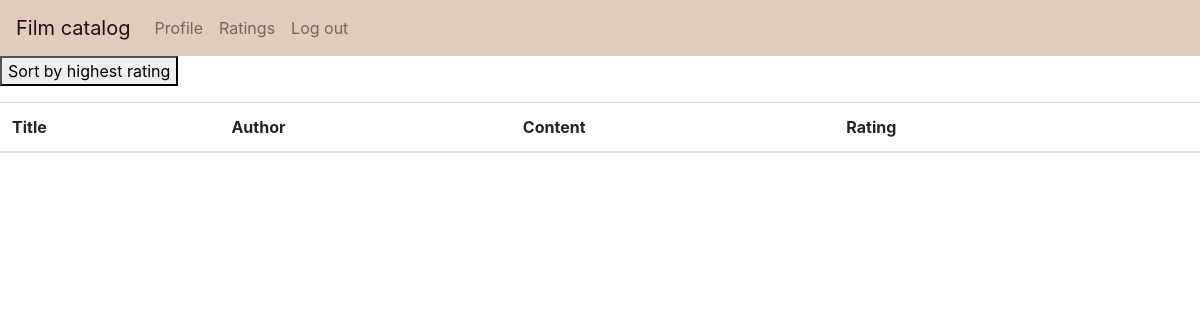
The app's page /ratings/ (signed in), older data.
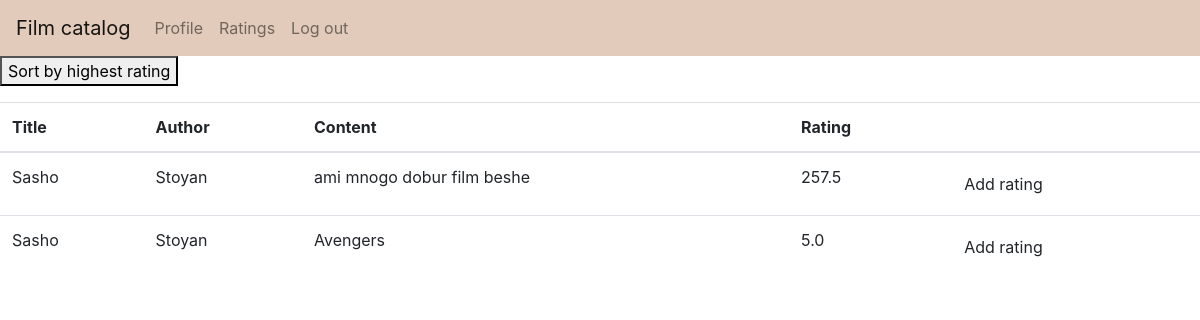
The same page, newer data.
### tables this page shows
CREATE TABLE FILMS 
    (
        film_id INTEGER PRIMARY KEY AUTOINCREMENT, 
        name TEXT, 
        author TEXT, 
        content TEXT
    );

### app.py (the view)
@app.route("/ratings/")
def ratings():
    if "usr" not in session:
        return redirect(url_for(go_to))
    films = Film.film_ratings()
    return render_template("ratings.html", film=films)

### database.py (called while the page is built)
    def __enter__(self):
        self.conn = sqlite3.connect("films.db")
        return self.conn.cursor()

    def __exit__(self, type, value, traceback):
        self.conn.commit()

### film.py (called while the page is built)
    @staticmethod
    def film_ratings():
        with DB() as db:
            rows = db.execute('''SELECT FILMS.film_id, FILMS.name, FILMS.author, FILMS.content, rating
                                   FROM FILMS
                                   LEFT JOIN
                                   (SELECT ROUND(AVG(rating) ,2) as rating, film_id
                                     FROM RATINGS
                                     GROUP BY film_id) as avg_ratings
                                   ON FILMS.film_id= avg_ratings.film_id''').fetchall()
            return rows

### templates/ratings.html (shortened to what this page needs)
{% extends "base.html" %}
{% block content %}
<p><button onclick="sortTable()">Sort by highest rating</button></p>
<table id="ratings" class="table">
    <thead>
    <tr>
        <th>Title</th>
        <th>Author</th>
        <th>Content</th>
        <th>Rating</th>
        <th></th>
    </tr>
    </thead>
    <tbody>
    {% for film_id, name, author, content, rating  in film %}
    <tr>
        <td>{{name}}</td>
        <td>{{author}}</td>
        <td>{{content}}</td>
        <td>{{rating}}</td>
        <td>
            <a href="/ratings/{{film_id}}" class="btn btn-default">Add rating</a>
        </td>
    </tr>
    {% endfor %}
    </tbody>
</table>
{% endblock %}

### templates/base.html (shortened to what this page needs)
<!DOCTYPE html>
<html>
<head>
    <link rel="stylesheet" href="https://stackpath.bootstrapcdn.com/bootstrap/4.3.1/css/bootstrap.min.css"
>
</head>
<body>
    <nav class="navbar navbar-expand-lg navbar-light" style="background-color: #e2cbba;">
      <a class="navbar-brand" href="/home">Film catalog</a>
      <div class="collapse navbar-collapse" id="navbarSupportedContent">
        <ul class="navbar-nav mr-auto">
            {% if "usr" in session %}
                <li class="nav-item">
                <a class="nav-link" href="/profile">Profile</a>
              </li>
                <li class="nav-item">
                <a class="nav-link" href="/ratings">Ratings</a>
              </li>
                <li class="nav-item">
                <a class="nav-link" href="/log_out">Log out</a>
              </li>
            {% endif %}
        </ul>
      </div>
    </nav>
    {% block content %}
    {% endblock %}
</body>
</html>

Row changes from the older to the newer data that the page shows:
added FILMS: name "Sasho", author "Stoyan", content "ami mnogo dobur film beshe", rating "257.5"
added FILMS: name "Sasho", author "Stoyan", content "Avengers", rating "5.0"
